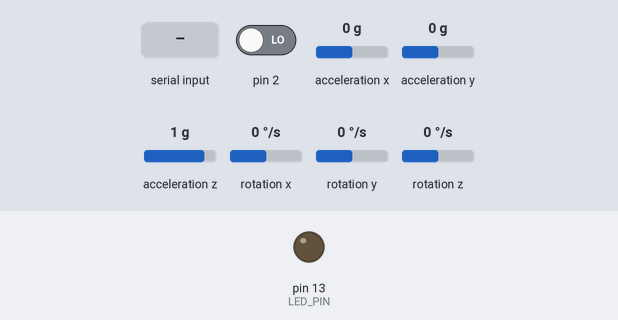
A sketch run on a simulated Arduino Uno, built with avr-gcc and run on an emulated ATmega328P. On the bench: output pins drawn as LEDs (lit = HIGH). Dashed ring = blinking. The test bench sets the inputs (shaded band); at power-on: acceleration x 0 g, acceleration y 0 g, rotation z 0 °/s, pin 2 LOW, acceleration z 1 g, rotation x 0 °/s, rotation y 0 °/s. The sensor or clock chip raises its interrupt line as the real part does; what the sketch prints to the serial monitor is not drawn.

Above: at 0.9 s.
1.0 s: "1" received over Serial
At 2.03 s:
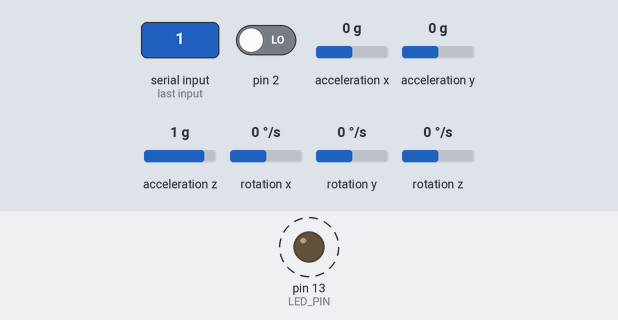
4.0 s: acceleration x set to 0.3 g
7.0 s: acceleration y set to -0.8 g
10.0 s: rotation z set to 100 °/s
16.0 s: rotation z set to -192 °/s
Timing chart, 0 to 66.5 s (numbered marks = the images above; inputs shaded):
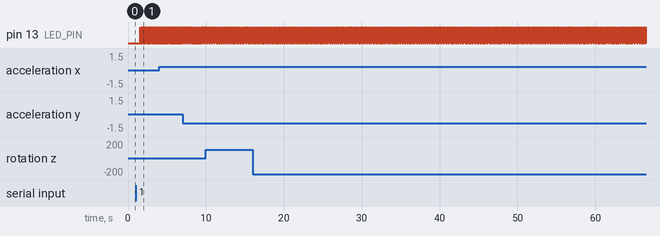

Measured:
- after the input at 1.0 s, pin 13 (LED_PIN): alternates HIGH for 0.02 s and LOW for 0.02 s, starting after 0.58 s

The sketch:

sketch_aug14a.ino
```cpp
// I2C device class (I2Cdev) demonstration Arduino sketch for MPU6050 class
// using DMP (MotionApps v2.0)
// 6/21/2012 by Jeff Rowberg <jeff@rowberg.net>

/* ============================================
I2Cdev device library code is placed under the MIT license
Copyright (c) 2012 Jeff Rowberg

Permission is hereby granted, free of charge, to any person obtaining a copy
of this software and associated documentation files (the "Software"), to deal
in the Software without restriction, including without limitation the rights
to use, copy, modify, merge, publish, distribute, sublicense, and/or sell
copies of the Software, and to permit persons to whom the Software is
furnished to do so, subject to the following conditions:

The above copyright notice and this permission notice shall be included in
all copies or substantial portions of the Software.

THE SOFTWARE IS PROVIDED "AS IS", WITHOUT WARRANTY OF ANY KIND, EXPRESS OR
IMPLIED, INCLUDING BUT NOT LIMITED TO THE WARRANTIES OF MERCHANTABILITY,
FITNESS FOR A PARTICULAR PURPOSE AND NONINFRINGEMENT. IN NO EVENT SHALL THE
AUTHORS OR COPYRIGHT HOLDERS BE LIABLE FOR ANY CLAIM, DAMAGES OR OTHER
LIABILITY, WHETHER IN AN ACTION OF CONTRACT, TORT OR OTHERWISE, ARISING FROM,
OUT OF OR IN CONNECTION WITH THE SOFTWARE OR THE USE OR OTHER DEALINGS IN
THE SOFTWARE.
===============================================
*/

// I2Cdev and MPU6050 must be installed as libraries, or else the .cpp/.h files
// for both classes must be in the include path of your project
#include "I2Cdev.h"

#include "MPU6050_6Axis_MotionApps20.h"

// Arduino Wire library is required if I2Cdev I2CDEV_ARDUINO_WIRE implementation
// is used in I2Cdev.h
#if I2CDEV_IMPLEMENTATION == I2CDEV_ARDUINO_WIRE
    #include "Wire.h"
#endif

// class default I2C address is 0x68
// specific I2C addresses may be passed as a parameter here
// AD0 low = 0x68 (default for SparkFun breakout and InvenSense evaluation board)
// AD0 high = 0x69
MPU6050 mpu;
//MPU6050 mpu(0x69); // <-- use for AD0 high

/* =========================================================================
   NOTE: In addition to connection 3.3v, GND, SDA, and SCL, this sketch
   depends on the MPU-6050's INT pin being connected to the Arduino's
   external interrupt #0 pin. On the Arduino Uno and Mega 2560, this is
   digital I/O pin 2.

   For the Galileo Gen1/2 Boards, there is no INT pin support. Therefore
   the INT pin does not need to be connected, but you should work on getting
   the timing of the program right, so that there is no buffer overflow.
 * ========================================================================= */

/* =========================================================================
   NOTE: Arduino v1.0.1 with the Leonardo board generates a compile error
   when using Serial.write(buf, len). The Teapot output uses this method.
   The solution requires a modification to the Arduino USBAPI.h file, which
   is fortunately simple, but annoying. This will be fixed in the next IDE
   release. For more info, see these links:

   http://arduino.cc/forum/index.php/topic,109987.0.html
   http://code.google.com/p/arduino/issues/detail?id=958
 * ========================================================================= */


#define OUTPUT_READABLE_YAWPITCHROLL

// Unccomment if you are using an Arduino-Style Board
// #define ARDUINO_BOARD

// Uncomment if you are using a Galileo Gen1 / 2 Board
#define GALILEO_BOARD

#define LED_PIN 13      // (Galileo/Arduino is 13)
bool blinkState = false;

// MPU control/status vars
bool dmpReady = false;  // set true if DMP init was successful
uint8_t mpuIntStatus;   // holds actual interrupt status byte from MPU
uint8_t devStatus;      // return status after each device operation (0 = success, !0 = error)
uint16_t packetSize;    // expected DMP packet size (default is 42 bytes)
uint16_t fifoCount;     // count of all bytes currently in FIFO
uint8_t fifoBuffer[64]; // FIFO storage buffer

// orientation/motion vars
VectorFloat gravity;    // [x, y, z]            gravity vector
Quaternion q;           // [w, x, y, z]         quaternion container
float euler[3];         // [psi, theta, phi]    Euler angle container
float ypr[3];           // [yaw, pitch, roll]   yaw/pitch/roll container and gravity vector


// ================================================================
// ===               INTERRUPT DETECTION ROUTINE                ===
// ================================================================

// This function is not required when using the Galileo
volatile bool mpuInterrupt = false;     // indicates whether MPU interrupt pin has gone high
void dmpDataReady() {
    mpuInterrupt = true;
}


// ================================================================
// ===                      INITIAL SETUP                       ===
// ================================================================

void setup() {
    // join I2C bus (I2Cdev library doesn't do this automatically)
    #if I2CDEV_IMPLEMENTATION == I2CDEV_ARDUINO_WIRE
        Wire.begin();
    #elif I2CDEV_IMPLEMENTATION == I2CDEV_BUILTIN_FASTWIRE
        Fastwire::setup(400, true);
    #endif

    Serial.begin(9600);
    while (!Serial);

    // initialize device
    Serial.println(F("Initializing I2C devices..."));
    mpu.initialize();

    // verify connection
    Serial.println(F("Testing device connections..."));
    Serial.println(F("MPU6050 connection "));
    Serial.print(mpu.testConnection() ? F("successful") : F("failed"));

    // wait for ready
    Serial.println(F("\nSend any character to begin DMP programming and demo: "));
    while (Serial.available() && Serial.read()); // empty buffer
    while (!Serial.available());                 // wait for data
    while (Serial.available() && Serial.read()); // empty buffer again

    // load and configure the DMP
    Serial.println(F("Initializing DMP..."));
    devStatus = mpu.dmpInitialize();

    // supply your own gyro offsets here, scaled for min sensitivity
    mpu.setXGyroOffset(220);
    mpu.setYGyroOffset(76);
    mpu.setZGyroOffset(-85);
    mpu.setZAccelOffset(1788); // 1688 factory default for my test chip

    // make sure it worked (returns 0 if so)
    if (devStatus == 0) {
        // turn on the DMP, now that it's ready
        Serial.println(F("Enabling DMP..."));
        mpu.setDMPEnabled(true);

        // enable Arduino interrupt detection
        Serial.println(F("Enabling interrupt detection (Arduino external interrupt 0)..."));
        attachInterrupt(0, dmpDataReady, RISING);
        mpuIntStatus = mpu.getIntStatus();

        // set our DMP Ready flag so the main loop() function knows it's okay to use it
        Serial.println(F("DMP ready! Waiting for first interrupt..."));
        dmpReady = true;

        // get expected DMP packet size for later comparison
        packetSize = mpu.dmpGetFIFOPacketSize();
    } else {
        // ERROR!
        // 1 = initial memory load failed
        // 2 = DMP configuration updates failed
        // (if it's going to break, usually the code will be 1)
        Serial.print(F("DMP Initialization failed (code "));
        Serial.print(devStatus);
        Serial.println(F(")"));
    }

    // configure LED for output
    pinMode(LED_PIN, OUTPUT);
}


// ================================================================
// ===                    MAIN PROGRAM LOOP                     ===
// ================================================================

void loop() {
    // if programming failed, don't try to do anything
    if (!dmpReady) return;

    // wait for MPU interrupt or extra packet(s) available

    #ifdef ARDUINO_BOARD
        while (!mpuInterrupt && fifoCount < packetSize) {
        }
    #endif

    #ifdef GALILEO_BOARD
        delay(10);
    #endif

    // reset interrupt flag and get INT_STATUS byte
    mpuInterrupt = false;
    mpuIntStatus = mpu.getIntStatus();

    // get current FIFO count
    fifoCount = mpu.getFIFOCount();

    // check for overflow (this should never happen unless our code is too inefficient)
    if ((mpuIntStatus & 0x10) || fifoCount == 1024) {
        // reset so we can continue cleanly
        mpu.resetFIFO();
        Serial.println(F("FIFO overflow!"));

    // otherwise, check for DMP data ready interrupt (this should happen frequently)
    } else if (mpuIntStatus & 0x02) {
        // wait for correct available data length, should be a VERY short wait
        while (fifoCount < packetSize) fifoCount = mpu.getFIFOCount();

        // read a packet from FIFO
        mpu.getFIFOBytes(fifoBuffer, packetSize);

        // track FIFO count here in case there is > 1 packet available
        // (this lets us immediately read more without waiting for an interrupt)
        fifoCount -= packetSize;


        #ifdef OUTPUT_READABLE_YAWPITCHROLL
            // display Euler angles in degrees
            mpu.dmpGetQuaternion(&q, fifoBuffer);
            mpu.dmpGetGravity(&gravity, &q);
            mpu.dmpGetYawPitchRoll(ypr, &q, &gravity);
            Serial.print("ypr\t");
            Serial.print(ypr[0] * 180/M_PI);
            Serial.print("\t");
            Serial.print(ypr[1] * 180/M_PI);
            Serial.print("\t");
            Serial.println(ypr[2] * 180/M_PI);
        #endif

        // blink LED to indicate activity
        blinkState = !blinkState;
        digitalWrite(LED_PIN, blinkState);
    }
}
```
